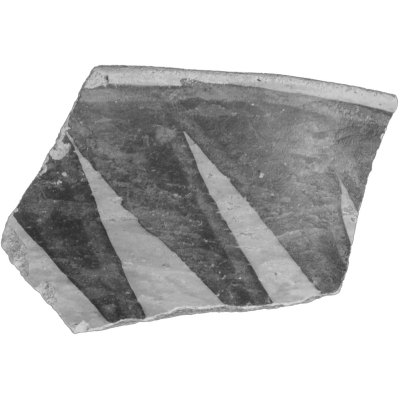
#> input picture mobile/images/Black_Mesa/Black_Mesa (1).jpg, 400 x 400 px, given in place of Screenshot 2024-09-24 083638.png, which was not available
$ python backgroundRemover.py
#> lines starting #> are read from the running program, lines starting #| are printed output that depends on the picture; after the words box and inside, x2 and y2 are one past the last pixel; in counts of white or black regions, pixels touching at a corner belong together; pictures that were not available may be replaced by others from this repository, and a replacement may not be noted
import cv2
import numpy as np
import imutils

def removeBackground( image ):

    # display the original
    cv2.imshow('1-original-image', image)

    # create a grayscale version of the image
    image_gray = cv2.cvtColor(image, cv2.COLOR_BGR2GRAY)
#> image is the input picture: shape (400, 400, 3); min 44, max 255, mean 191
    #cv2.imshow('2-grayscale-image', image_gray)

    # apply a blur (in addition to canny blur)
    image_blurred = cv2.blur(image_gray, (5, 5))
    #cv2.imshow('3-blurred-image', image_blurred)

    # grab edges- convert to contours
    edges = cv2.Canny(image_blurred, 30, 120)
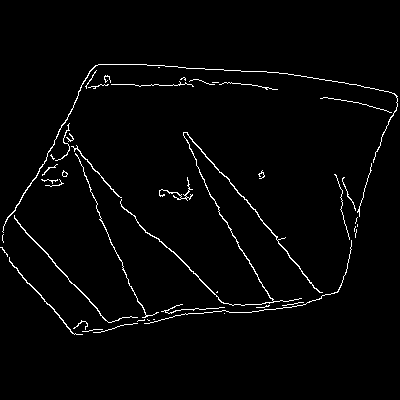
#> edges: shape (400, 400); 2.2% white in thin lines or dots, all inside (x1, y1, x2, y2) = (0, 64, 398, 335)
    contours = cv2.findContours(edges, cv2.RETR_TREE, cv2.CHAIN_APPROX_NONE)
#> contours = 48 contours, 40 with area under 20; largest, box (x1, y1, x2, y2) and area: (120, 132, 323, 306) 270, (2, 64, 398, 233) 93, (14, 215, 138, 323) 88, (9, 257, 83, 335) 59, (75, 153, 159, 318) 48, (71, 145, 122, 198) 40, (159, 177, 193, 201) 31, (62, 170, 68, 177) 20
    contours = imutils.grab_contours(contours)

    # create a copy of the original image
    contoured_image = image.copy()

    # draw contours
    cv2.drawContours(contoured_image, contours, -1, (255, 255, 255), 4)
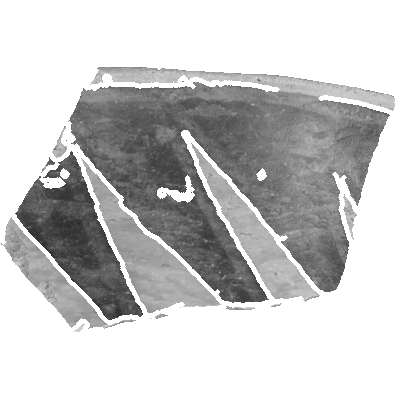
#> contoured_image: shape (400, 400, 3); 8.24% of pixels changed, all inside (x1, y1, x2, y2) = (0, 63, 400, 336)
    #cv2.imshow('4-contoured-image', contoured_image)

    # apply a threshold
    ret,threshold_image = cv2.threshold(contoured_image, 250, 255, cv2.THRESH_BINARY)
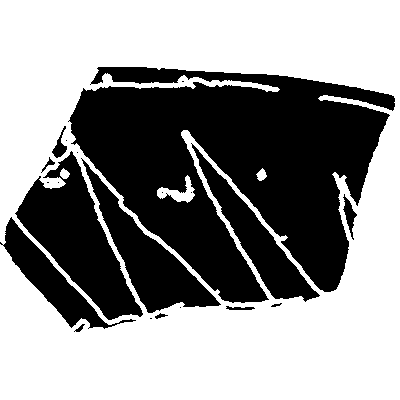
#> threshold_image: shape (400, 400, 3); 57.8% white; 21 black regions (9 under 20 px), largest, box (x1, y1, x2, y2) and area: (68, 67, 395, 303) 44388, (15, 151, 143, 320) 8698, (81, 158, 221, 313) 5789
    #cv2.imshow('5-threshold-image', threshold_image)

    # copy original image
    threshold_copy = threshold_image.copy()

    # find image dimensions and create a mask
    image_height = image.shape[0]
#> image_height = 400
    image_width = image.shape[1]
#> image_width = 400
    image_mask = np.zeros((image_height+2, image_width+2), np.uint8)

    # flood area between borders of image and outside of contours with white
    cv2.floodFill(threshold_copy, image_mask, (0,0), (255,255,255))
    #cv2.imshow('6-flooded-image', threshold_copy)

    # invert colors
    inverted_threshold_image = cv2.bitwise_not(threshold_copy)
    #cv2.imshow('7-inverted-image', inverted_threshold_image)

    # OR with threshold image to create a black background
    inverted_threshold_image = inverted_threshold_image | threshold_image
#> inverted_threshold_image: shape (400, 400, 3); every value is 255
    #cv2.imshow('8-inverted-image', inverted_threshold_image)

    # invert all to get final white background
    final_background = cv2.bitwise_not(inverted_threshold_image)
#> final_background: shape (400, 400, 3); every value is 0

    # OR final image to get final image on black background
    final_image = final_background | image
    #cv2.imshow('9-final-image', final_image)

    # return final image
    return final_image


##TEST##
cv2.imshow('final_image', removeBackground(cv2.imread('./Screenshot 2024-09-24 083638.png')))
cv2.imshow('final_image', removeBackground(cv2.imread('./image.png')))
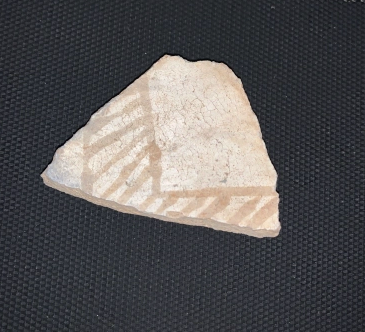
#> input picture conveyor/firebaseAPI/image.png, 365 x 332 px, found by its file name
#> in removeBackground, image is the input picture: shape (332, 365, 3); mean B, G, R 85.8, 84.9, 86.6
#> in removeBackground (call 2), `edges = cv2.Canny(image_blurred, 30, 120)`:
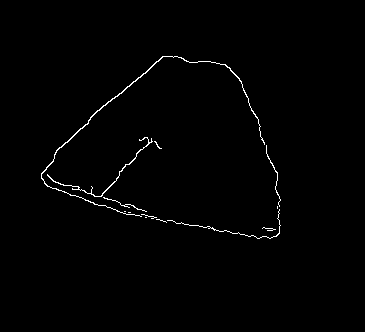
#> edges: shape (332, 365); 0.9% white in thin lines or dots, all inside (x1, y1, x2, y2) = (41, 56, 281, 239)
#> in removeBackground (call 2), `contours = cv2.findContours(edges, cv2.RETR_TREE, cv2.CHAIN_APPROX_NONE)`: contours = 13 contours, 11 with area under 20; largest, box (x1, y1, x2, y2) and area: (41, 56, 265, 217) 154, (47, 137, 153, 197) 62
#> in removeBackground (call 2), `cv2.drawContours(contoured_image, contours, -1, (255, 255, 255), 4)`:
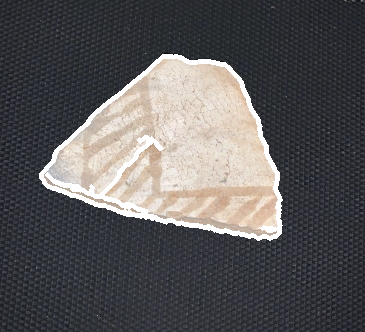
#> contoured_image: shape (332, 365, 3); 3.66% of pixels changed, all inside (x1, y1, x2, y2) = (39, 54, 283, 241)
#> in removeBackground (call 2), `inverted_threshold_image = inverted_threshold_image | threshold_image`: inverted_threshold_image: shape (332, 365, 3); 24.6% white; 1 white region, box (x1, y1, x2, y2) and area: (39, 54, 283, 241) 29778
#> in removeBackground (call 2), `final_image = final_background | image`:
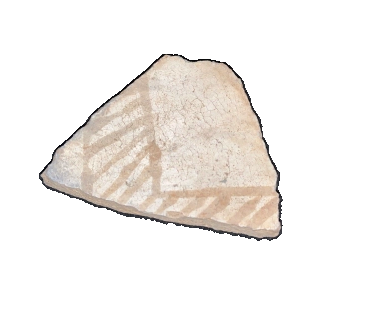
#> final_image: shape (332, 365, 3); mean B, G, R 237.2, 240.6, 244.2


cv2.waitKey()
cv2.destroyAllWindows()
